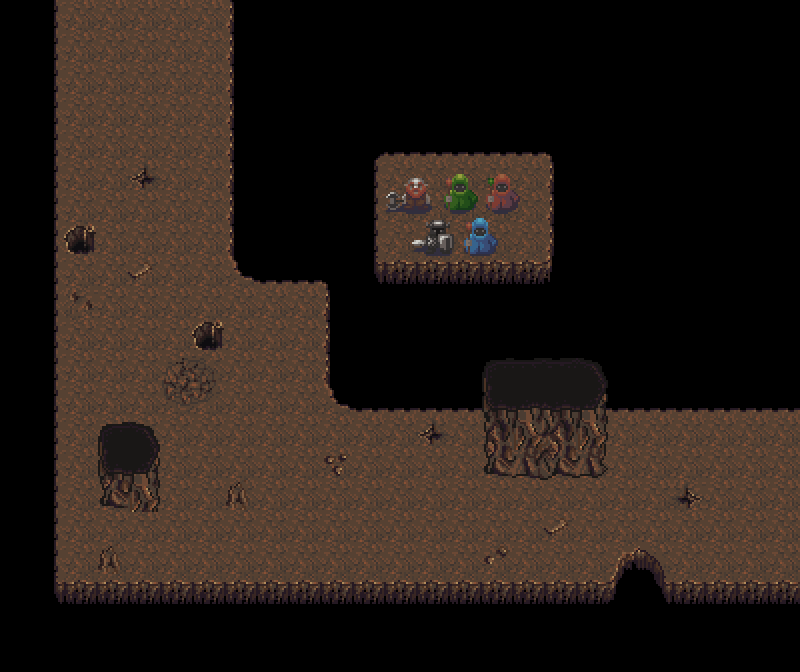

Below is a game level as drawn by its tile map, then a one-line description and the .tmx file that defines it, in full:
An orthogonal 25x21 tile map with 32x32 px tiles, 2 tile layers (Tile Layer 1, Tile Layer 2), 4 tilesets and 9 objects.

<map version="1.10" tiledversion="1.10.1" orientation="orthogonal" renderorder="right-down" width="25" height="21" tilewidth="32" tileheight="32" infinite="0" nextlayerid="6" nextobjectid="11">
 <tileset firstgid="1" source="../tileset/prefab1.tsx" />
 <tileset firstgid="33" source="../tileset/cave_tiles.tsx" />
 <tileset firstgid="369" source="../tileset/sewer_tiles.tsx" />
 <tileset firstgid="721" source="../tileset/dungeon_tiles.tsx" />
 <layer id="1" name="Tile Layer 1" width="25" height="21">
  <data encoding="csv">
327,135,136,136,136,136,136,137,327,327,327,327,327,327,327,327,327,327,327,327,327,327,327,327,327,
327,135,136,136,136,136,136,137,327,327,327,327,327,327,327,327,327,327,327,327,327,327,327,327,327,
327,135,136,136,136,136,136,137,327,327,327,327,327,327,327,327,327,327,327,327,327,327,327,327,327,
327,135,136,136,136,136,136,137,327,327,327,327,327,327,327,327,327,327,327,327,327,327,327,327,327,
327,135,50,50,50,50,136,137,327,327,327,119,120,120,120,120,120,121,327,327,327,327,327,327,327,
327,135,50,50,146,50,136,137,327,327,327,135,136,136,136,136,136,137,327,327,327,327,327,327,327,
327,135,50,50,50,50,136,137,327,327,327,135,136,136,136,136,136,137,327,327,327,327,327,327,327,
327,135,50,50,50,50,136,137,327,327,327,135,136,136,136,136,136,137,327,327,327,327,327,327,327,
327,135,50,50,161,50,136,168,120,120,121,151,152,152,152,152,152,153,327,327,327,327,327,327,327,
327,135,2147483828,50,50,50,50,50,50,50,137,327,327,327,327,327,327,327,327,327,327,327,327,327,327,
327,135,50,50,50,50,50,50,50,50,137,327,327,327,327,327,327,327,327,327,327,327,327,327,327,
327,135,136,136,136,149,150,50,50,50,137,327,327,327,327,327,327,327,327,327,327,327,327,327,327,
327,135,136,136,136,165,166,50,50,50,168,120,120,120,120,120,120,120,120,120,120,120,120,120,120,
327,135,136,136,136,136,136,136,136,136,136,136,136,146,136,136,136,136,136,136,136,136,136,136,136,
327,135,136,136,136,136,136,136,136,136,145,136,136,136,136,136,136,136,136,136,136,136,136,136,136,
327,135,136,136,136,136,136,162,136,136,136,136,136,136,136,136,136,136,136,136,136,2147483794,136,136,136,
327,135,136,136,136,136,136,136,136,136,136,136,136,136,136,136,136,161,136,136,136,136,136,136,136,
327,135,136,162,136,136,136,136,136,136,136,136,136,136,136,181,136,136,136,184,183,136,136,136,136,
327,151,152,152,152,152,152,152,152,152,152,152,152,152,152,152,152,152,152,200,199,152,152,152,152,
327,327,327,327,327,327,327,327,327,327,327,327,327,327,327,327,327,327,327,327,327,327,327,327,327,
327,327,327,327,327,327,327,327,327,327,327,327,327,327,327,327,327,327,327,327,327,327,327,327,327
</data>
 </layer>
 <layer id="5" name="Tile Layer 2" width="25" height="21">
  <data encoding="csv">
0,0,0,0,0,0,0,0,0,0,0,0,0,0,0,0,0,0,0,0,0,0,0,0,0,
0,0,0,0,0,0,0,0,0,0,0,0,0,0,0,0,0,0,0,0,0,0,0,0,0,
0,0,0,0,0,0,0,0,0,0,0,0,0,0,0,0,0,0,0,0,0,0,0,0,0,
0,0,0,0,0,0,0,0,0,0,0,0,0,0,0,0,0,0,0,0,0,0,0,0,0,
0,0,0,0,0,0,0,0,0,0,0,0,988,989,990,991,992,0,0,0,0,0,0,0,0,
0,0,0,0,0,0,0,0,0,0,0,0,1011,1012,1013,1014,1015,0,0,0,0,0,0,0,0,
0,0,0,0,0,0,0,0,0,0,0,0,1034,1035,1036,1037,1038,0,0,0,0,0,0,0,0,
0,0,163,0,0,0,0,0,0,0,0,0,1057,1058,1059,1060,0,0,0,0,0,0,0,0,0,
0,0,0,0,0,0,0,0,0,0,0,0,0,0,0,0,0,0,0,0,0,0,0,0,0,
0,0,0,0,0,0,0,0,0,0,0,0,0,0,0,0,0,0,0,0,0,0,0,0,0,
0,0,0,0,0,0,163,0,0,0,0,0,0,0,0,0,0,0,0,0,0,0,0,0,0,
0,0,0,0,0,0,0,0,0,0,0,0,0,0,0,93,94,95,96,0,0,0,0,0,0,
0,0,0,0,0,0,0,0,0,0,0,0,0,0,0,109,110,111,112,0,0,0,0,0,0,
0,0,0,93,96,0,0,0,0,0,0,0,0,0,0,125,126,127,128,0,0,0,0,0,0,
0,0,0,109,112,0,0,0,0,0,0,0,0,0,0,141,142,143,144,0,0,0,0,0,0,
0,0,0,141,128,0,0,0,0,0,0,0,0,0,0,0,0,0,0,0,0,0,0,0,0,
0,0,0,0,0,0,0,0,0,0,0,0,0,0,0,0,0,0,0,0,0,0,0,0,0,
0,0,0,0,0,0,0,0,0,0,0,0,0,0,0,0,0,0,0,0,0,0,0,0,0,
0,0,0,0,0,0,0,0,0,0,0,0,0,0,0,0,0,0,0,0,0,0,0,0,0,
0,0,0,0,0,0,0,0,0,0,0,0,0,0,0,0,0,0,0,0,0,0,0,0,0,
0,0,0,0,0,0,0,0,0,0,0,0,0,0,0,0,0,0,0,0,0,0,0,0,0
</data>
 </layer>
 <objectgroup id="2" name="HINT">
  <object id="1" x="800" y="416">
   <properties>
    <property name="for" value="RIGHT" />
    <property name="size" type="int" value="5" />
   </properties>
   <point />
  </object>
  <object id="2" x="64" y="0">
   <properties>
    <property name="for" value="TOP" />
    <property name="size" type="int" value="5" />
   </properties>
   <point />
  </object>
 </objectgroup>
 <objectgroup color="#00ff00" id="3" name="PAPERS">
  <object id="3" x="128" y="224">
   <point />
  </object>
  <object id="4" x="160" y="384">
   <point />
  </object>
  <object id="7" x="288" y="480">
   <point />
  </object>
  <object id="8" x="480" y="544">
   <point />
  </object>
 </objectgroup>
 <objectgroup color="#000000" id="4" name="ENEMIES">
  <object id="6" x="160" y="160">
   <point />
  </object>
  <object id="9" x="256" y="480">
   <point />
  </object>
  <object id="10" x="416" y="512">
   <point />
  </object>
 </objectgroup>
</map>
